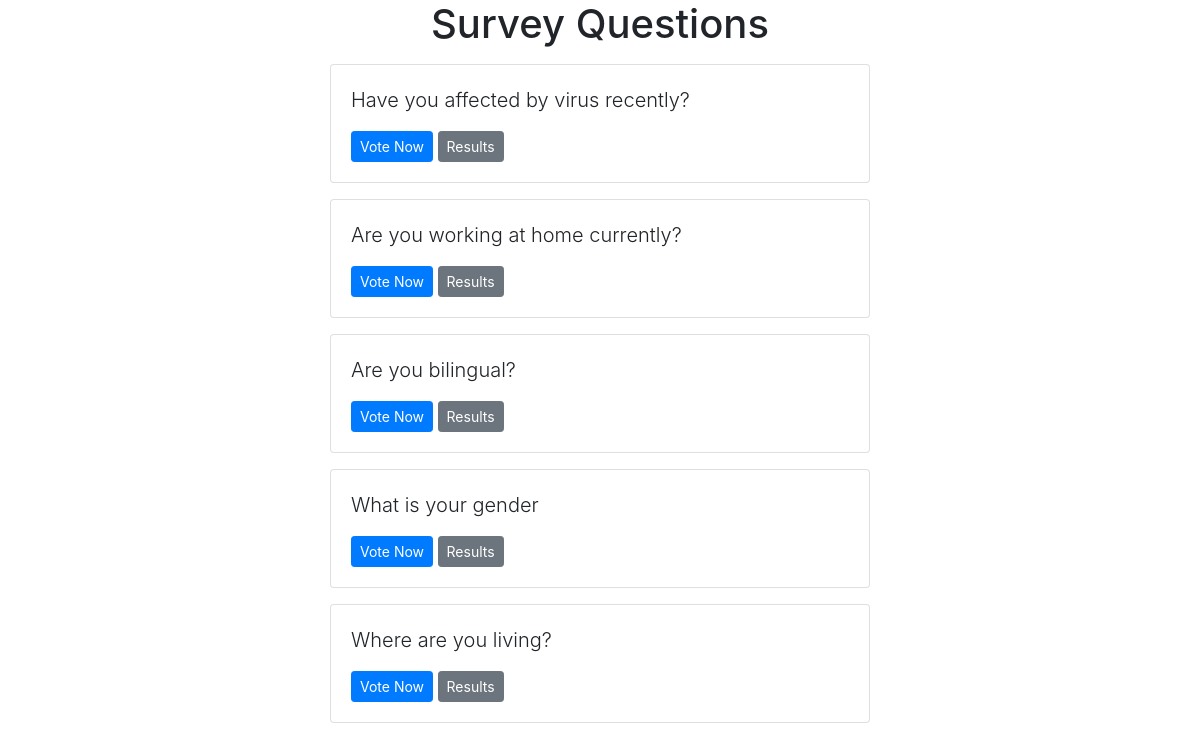
/datasurvey/, run on the app's committed database.
### datasurvey/models.py (models this page shows, shortened)
class Question(models.Model):
    question_text = models.CharField(max_length=200)
    pub_date=models.DateTimeField('date published')

### datasurvey/views.py (the view)
# urls.py: path('', views.IndexView.as_view(), name='index'),
class IndexView(generic.ListView):
    template_name = 'datasurvey/index.html'
    context_object_name = "latest_question_list"
    def get_queryset(self):
        return Question.objects.order_by("-pub_date")[:5]

### templates/datasurvey/index.html
{% extends 'base.html' %}
{% block content %}
  <h1 class="text-center mb-3">Survey Questions</h1>
  {% if latest_question_list %}
    {% for question in latest_question_list %}
      <div class="card mb-3">
        <div class="card-body">
          <p class="lead">{{ question.question_text }}</p>
          <a href="{% url 'datasurvey:detail' question.id %}" class="btn btn-primary btn-sm">Vote Now</a>
          <a href="{% url 'datasurvey:results' question.id %}" class="btn btn-secondary btn-sm">Results</a>
        </div>
      </div>
    {% endfor %}
  {% else %}
    <p>No surveys available</p>
  {% endif %}
{% endblock %}

### data on the page
Question: question_text "Have you affected by virus recently?"
Question: question_text "Are you working at home currently?"
Question: question_text "Are you bilingual?"
Question: question_text "What is your gender"
Question: question_text "Where are you living?"
